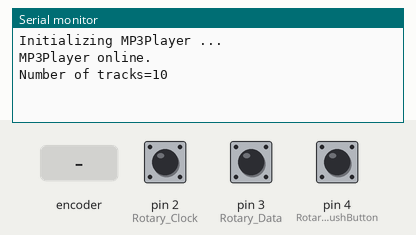
This sketch was run on a simulated Arduino Uno, built with avr-gcc and run on an emulated ATmega328P. Shown: the last lines printed to the serial monitor. Inputs (shaded band) come from the test bench; at power-on: pin 2 (Rotary_Clock) HIGH, pin 3 (Rotary_Data) HIGH, pin 4 (Rotary_PushButton) HIGH. Random numbers use the default seed unless the sketch sets one; the audio player accepts every command and is not drawn.

Above: at 1.7 s.
1.8 s: rotary encoder on pin 2 (Rotary_Clock) / pin 4 (Rotary_PushButton) turned 1 step (first pin leading)
At 2.7 s:
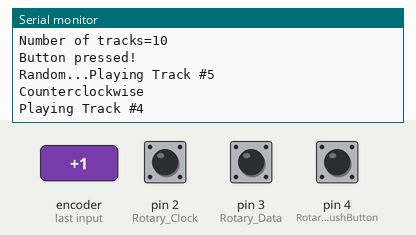
3.5 s: rotary encoder on pin 2 (Rotary_Clock) / pin 4 (Rotary_PushButton) turned 1 step (first pin leading)
At 4.1 s:
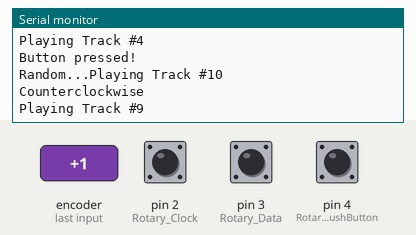

Measured:
- after the input at 1.8 s, the serial monitor: prints a new line at once (image 1)
- after the input at 3.5 s, the serial monitor: prints a new line at once (image 2)

The sketch:

Mp3_Rotary.ino
```cpp
#include "mp3tf16p.h"

#define Rotary_Clock 2
#define Rotary_Data 3
#define Rotary_PushButton 4
#define PushButton_Debounce 250
#define Rotary_Debounce 250

int rotary_lastStateClock; // Store the PREVIOUS status of the clock pin (HIGH or LOW)
unsigned long rotary_lastTimeButtonPress = 0;
unsigned long rotary_lastTurn = 0;

#define volumeLevel 20
int trackCount;
int currentTrack = 0;

// MP3 Player
MP3Player mp3(10, 11);

void setup(void)
{
  // if analog input pin 0 is unconnected, random analog
  // noise will cause the call to randomSeed() to generate
  // different seed numbers each time the sketch runs.
  // randomSeed() will then shuffle the random function
  randomSeed(analogRead(0));

  initRotaryEncoder();

  Serial.begin(9600);
  mp3.initialize();

  trackCount = mp3.player.readFileCounts();
  Serial.print("Number of tracks=");
  Serial.println(trackCount);
}

void loop(void)
{
  if (readRotaryPushButton())
  {
    currentTrack = random(1,trackCount+1);
    Serial.print("Random...Playing Track #");
    Serial.println(currentTrack);
    mp3.playTrackNumber(currentTrack, volumeLevel, false);
  }
  if (readRotaryEncoder())
  {
    Serial.print("Playing Track #");
    Serial.println(currentTrack);
    mp3.playTrackNumber(currentTrack, volumeLevel, false);
  }
  mp3.serialPrintStatus(MP3_ERROR_ONLY);
}

void initRotaryEncoder(void)
{
  pinMode(Rotary_Clock, INPUT_PULLUP);
  pinMode(Rotary_Data, INPUT_PULLUP);
  pinMode(Rotary_PushButton, INPUT_PULLUP);
  rotary_lastStateClock = digitalRead(Rotary_Clock);
}

boolean readRotaryPushButton(void)
{
  int buttonValue = digitalRead(Rotary_PushButton);
  if (buttonValue == LOW)
  {
    if (millis() - rotary_lastTimeButtonPress > PushButton_Debounce)
    {
      Serial.println("Button pressed!");
      // Remember last button press event
      rotary_lastTimeButtonPress = millis();
      return true;
    }
  }
  return false;
}

boolean readRotaryEncoder(void)
{
  boolean rotaryRead = false;
  // Read the current state of CLK
  int clockValue = digitalRead(Rotary_Clock);

  // If last and current state of Rotary_Clock are different, then "pulse occurred"
  // React to only 1 state change to avoid double count
  if (clockValue != rotary_lastStateClock && clockValue == 1 && (millis() - rotary_lastTurn > Rotary_Debounce))
  {

    // If the Rotary_Data state is different than the Rotary_Clock state then
    // the encoder is rotating "CCW" so we decrement
    if (digitalRead(Rotary_Data) != clockValue)
    {
      Serial.println("Clockwise");
      if (currentTrack == trackCount)
      {
        currentTrack = 1;
      }
      else
      {
        currentTrack++;
      }
    }
    else
    {
      if (currentTrack == 1 || currentTrack == 0)
      {
        currentTrack = trackCount;
      }
      else
      {
        currentTrack--;
      }
      Serial.println("Counterclockwise");
    }
    rotaryRead = true;
    rotary_lastTurn = millis();
  }
  rotary_lastStateClock = clockValue;
  return rotaryRead;
}
```

mp3tf16p.h
```cpp
#include "SoftwareSerial.h"
#include "DFRobotDFPlayerMini.h"

#define MP3_ERROR_ONLY 1
#define MP3_ALL_MESSAGE 2

class MP3Player
{
private:
    SoftwareSerial *mySoftwareSerial;
    void statusOnSerial(uint8_t type, int value);
    void waitPlayIsTerminated(void);
    int p_RX;
    int p_TX;

public:
    DFRobotDFPlayerMini player;
    MP3Player(int RX, int TX);
    ~MP3Player();
    void playTrackNumber(int trackNumber, int volume, boolean waitPlayTerminated = true);
    boolean playCompleted(void);
    void initialize(void);
    int serialPrintStatus(int errorOnly);
};

MP3Player::MP3Player(int RX, int TX)
{
    p_TX = TX;
    p_RX = RX;
}

MP3Player::~MP3Player()
{
}

void MP3Player::initialize(void)
{
    mySoftwareSerial = new SoftwareSerial(p_RX, p_TX);

    mySoftwareSerial->begin(9600);
    Serial.println(F("Initializing MP3Player ..."));

    if (!player.begin(*mySoftwareSerial,true,false))
    {
        Serial.println(F("Unable to begin:"));
        Serial.println(F("1.Please recheck the connection!"));
        Serial.println(F("2.Please insert the SD card!"));
        while (true)
            ;
    }
    player.volume(10);
    Serial.println(F("MP3Player online."));
}

void MP3Player::playTrackNumber(int trackNumber, int volume, boolean waitPlayTerminated)
{
    player.volume(volume);
    player.play(trackNumber);
    if (waitPlayTerminated)
    {
        waitPlayIsTerminated();
    }
}

void MP3Player::waitPlayIsTerminated(void)
{
    while (!playCompleted())
    {
    }
}

boolean MP3Player::playCompleted(void)
{
    if (player.available())
    {
        return player.readType() == DFPlayerPlayFinished;
    }
    return false;
}

// Print the detail message from DFPlayer to handle different errors and states.
//
int MP3Player::serialPrintStatus(int verbose)
{
    if (player.available())
    {
        uint8_t type = player.readType();
        int value = player.read();
        if (verbose == MP3_ERROR_ONLY)
        {
            if (type == DFPlayerError)
            {
                statusOnSerial(type, value);
            }
        }
        else
        {
            statusOnSerial(type, value);
        }
        if(type == DFPlayerError) {
            return value;
        } else {
            return 0;
        }
    }
}

void MP3Player::statusOnSerial(uint8_t type, int value)
{
    switch (type)
    {
    case TimeOut:
        Serial.println(F("Time Out!"));
        break;
    case WrongStack:
        Serial.println(F("Stack Wrong!"));
        break;
    case DFPlayerCardInserted:
        Serial.println(F("Card Inserted!"));
        break;
    case DFPlayerCardRemoved:
        Serial.println(F("Card Removed!"));
        break;
    case DFPlayerCardOnline:
        Serial.println(F("Card Online!"));
        break;
    case DFPlayerPlayFinished:
        Serial.print(F("Number:"));
        Serial.print(value);
        Serial.println(F(" Play Finished!"));
        break;
    case DFPlayerError:
        Serial.print(F("DFPlayerError:"));
        switch (value)
        {
        case Busy:
            Serial.println(F("Card not found"));
            break;
        case Sleeping:
            Serial.println(F("Sleeping"));
            break;
        case SerialWrongStack:
            Serial.println(F("Get Wrong Stack"));
            break;
        case CheckSumNotMatch:
            Serial.println(F("Check Sum Not Match"));
            break;
        case FileIndexOut:
            Serial.println(F("File Index Out of Bound"));
            break;
        case FileMismatch:
            Serial.println(F("Cannot Find File"));
            break;
        case Advertise:
            Serial.println(F("In Advertise"));
            break;
        default:
            break;
        }
        break;
    default:
        break;
    }
}
```
